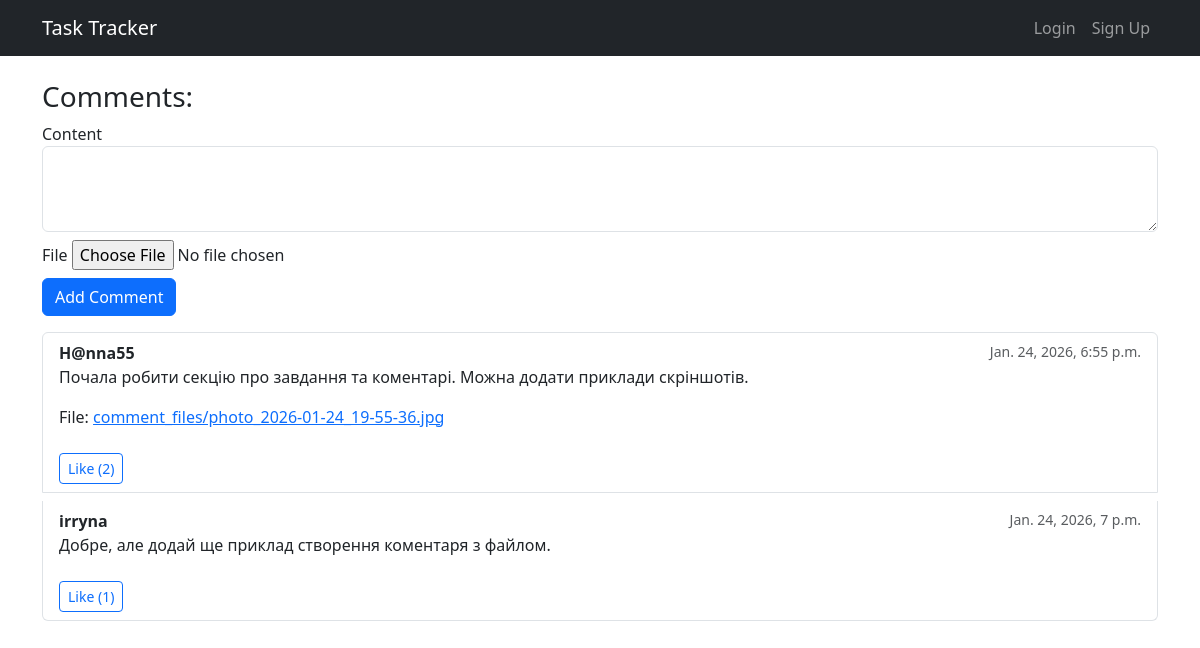
Screenshot of /task/10/ with the database file from the repository.
### tasks/models.py (models this page shows)
class Comment(models.Model):
    task = models.ForeignKey(Task, on_delete=models.CASCADE, related_name='comments')
    author = models.ForeignKey(User, on_delete=models.CASCADE)
    content = models.TextField()
    created_at = models.DateTimeField(auto_now_add=True)
    file = models.FileField(upload_to='comment_files/', null=True, blank=True)

### tasks/views.py (the view, shortened to what this page needs)
# urls.py: path('task/<int:pk>/', TaskDetailView.as_view(), name='task-detail'),
class TaskDetailView(DetailView):
    model = Task
    template_name = 'tasks/task_detail.html'
    context_object_name = 'object'
    def get_context_data(self, **kwargs):
        context = super().get_context_data(**kwargs)
        context['comments'] = self.object.comments.all()
        context['comment_form'] = CommentForm()
        return context

### tasks/forms.py
class CommentForm(forms.ModelForm):
    class Meta:
        model = Comment
        fields = ['content', 'file']
        widgets = {
            'content': forms.Textarea(attrs={'class': 'form-control', 'rows': 3}),
        }

### tasks/templates/tasks/task_detail.html (shortened to what this page needs)
{% extends "base.html" %}
{% block content %}
<h3>Comments:</h3>
<form method="post" enctype="multipart/form-data" class="mb-3">
    <div class="mb-2">
        <label for="{{ comment_form.content.id_for_label }}">Content</label>
        {{ comment_form.content }}
    </div>
    <div class="mb-2">
        <label for="{{ comment_form.file.id_for_label }}">File</label>
        {{ comment_form.file }}
    </div>
    <button type="submit" class="btn btn-primary">Add Comment</button>
</form>
<ul class="list-group mt-3">
    {% for comment in comments %}
        <li class="list-group-item d-flex flex-column mb-2">
            <div class="d-flex justify-content-between">
                <strong>{{ comment.author.username }}</strong>
                <small class="text-muted">{{ comment.created_at }}</small>
            </div>
            <p>{{ comment.content }}</p>
            {% if comment.file %}
                <p>File: <a href="{{ comment.file.url }}" target="_blank">{{ comment.file.name }}</a></p>
            {% endif %}
            <div class="mt-2 d-flex align-items-center">
                <form method="post" action="{% url 'comment-like' comment.pk %}">
                    <button type="submit" class="btn btn-sm btn-outline-primary me-2">
                        Like ({{ comment.likes.count }})
                    </button>
                </form>
            </div>
        </li>
    {% empty %}
        <li class="list-group-item">No comments yet</li>
    {% endfor %}
</ul>
{% endblock %}

### rows the page displays
Comment: author.username "H@nna55", created_at "Jan. 24, 2026, 6:55 p.m.", content "Почала робити секцію про завдання та коментарі. Можна додати приклади скріншотів.", file.name "comment_files/photo_2026-01-24_19-55-36.jpg", likes.count "2"
Comment: author.username "irryna", created_at "Jan. 24, 2026, 7 p.m.", content "Добре, але додай ще приклад створення коментаря з файлом.", likes.count "1"
